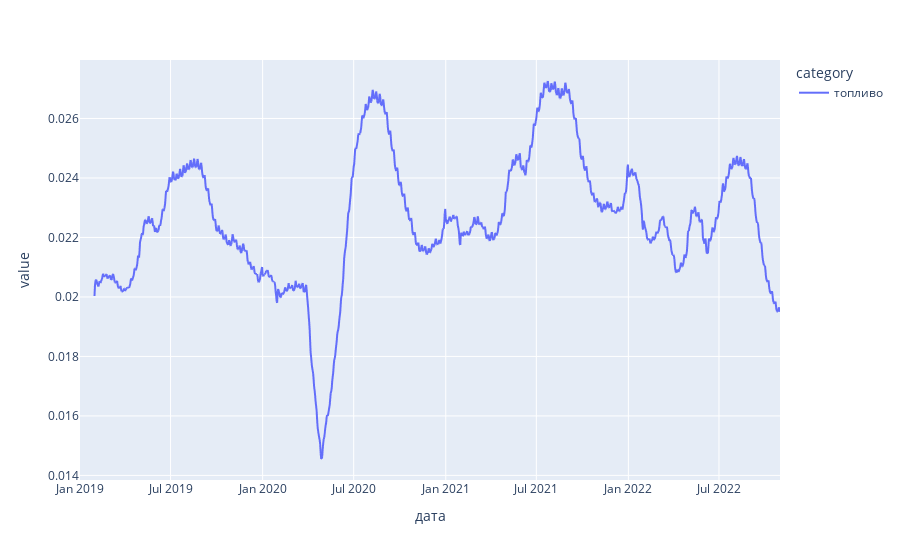

The notebook cell this image was saved under:
### Code cell
px.line(data_frame=fuel.rolling(30).mean())

### Figure 1 — Plotly figure (JSON) as saved in the notebook; plotly's stock layout.template omitted (floating-point values rounded to 4 significant figures; data arrays with more than 128 entries replaced by an {"elided": "..."} marker saying what was removed)
{"data": [{"hovertemplate": "category=топливо<br>дата=%{x}<br>value=%{y}<extra></extra>", "legendgroup": "топливо", "line": {"color": "#636efa", "dash": "solid"}, "marker": {"symbol": "circle"}, "mode": "lines", "name": "топливо", "showlegend": true, "type": "scattergl", "x": {"elided": "1400 str values"}, "xaxis": "x", "y": {"elided": "1400 float values"}, "yaxis": "y"}], "layout": {"legend": {"title": {"text": "category"}, "tracegroupgap": 0}, "margin": {"t": 60}, "xaxis": {"anchor": "y", "domain": [0, 1], "title": {"text": "дата"}}, "yaxis": {"anchor": "x", "domain": [0, 1], "title": {"text": "value"}}}}
